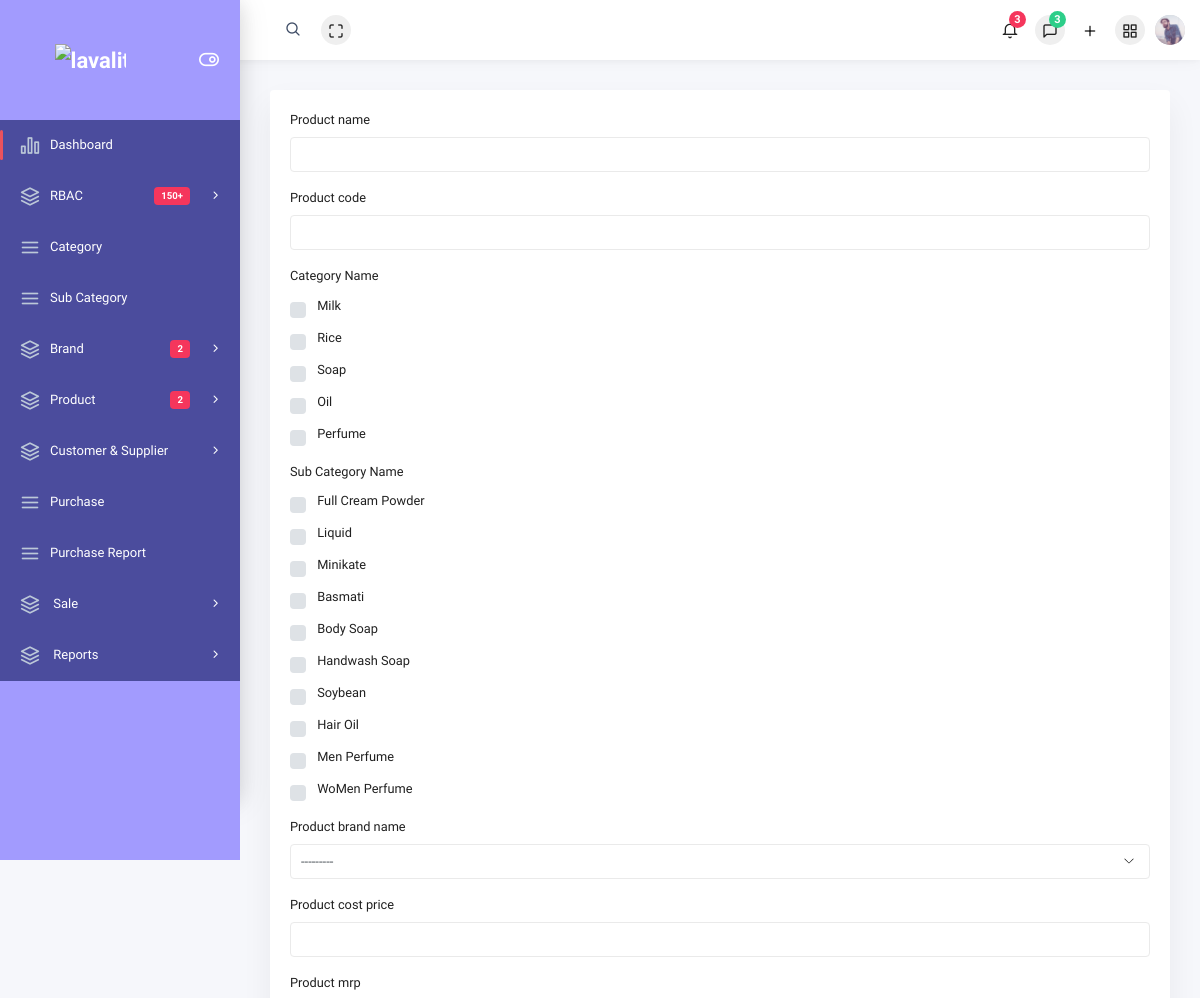
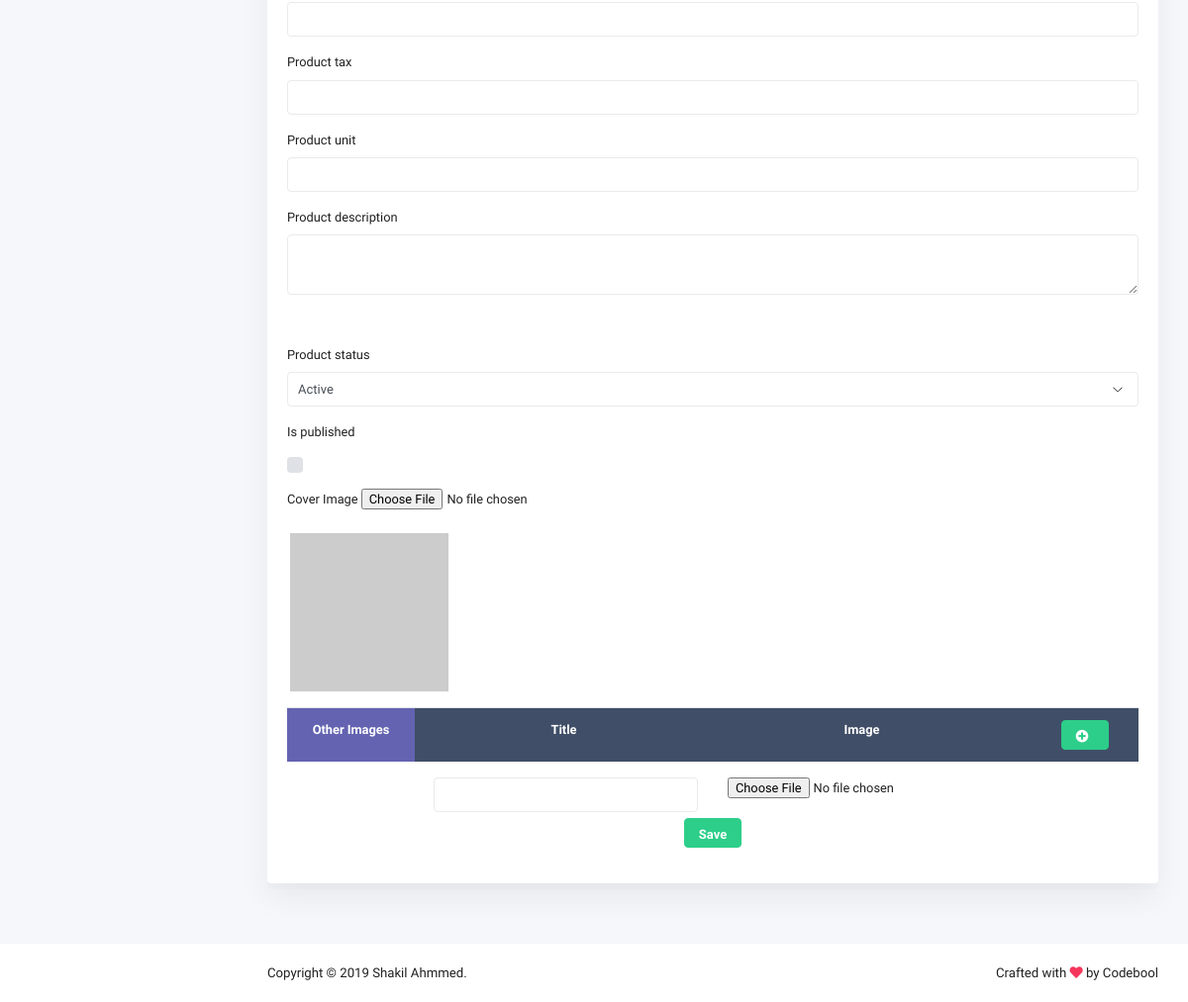
Screenshot of /backend/product_template (signed in) with the database file from the repository (2 pictures, top to bottom).
### backend/models.py (models this page shows, shortened)
class Category(models.Model):
    category_name = models.CharField(max_length=50, unique=True)
    category_code = models.IntegerField(unique=True)
    category_description = models.TextField()
    category_status = models.CharField(max_length=20)
    created_at = models.DateTimeField(auto_now_add=True)
    updated_at = models.DateTimeField(auto_now=True)

class SubCategory(models.Model):
    category_name = models.ForeignKey(Category, on_delete=models.CASCADE,default=1)
    sub_category_name = models.CharField(max_length=50, unique=True)
    sub_category_code = models.IntegerField(unique=True)
    sub_category_description = models.TextField()
    sub_category_status = models.CharField(max_length=20)
    created_at = models.DateTimeField(auto_now_add=True)
    updated_at = models.DateTimeField(auto_now=True)

### product_template/views.py (the view)
# urls.py: path('product_template', product_template_views.product_template, name="product_template"),
@login_required
def product_template(request):
    if request.method == 'POST':
        form = ProductTemplateForm(request.POST, request.FILES)
        if form.is_valid():
            new_data = form.save()
            product_category = request.POST.getlist('product_category[]')
            product_sub_category = request.POST.getlist('product_sub_category[]')
            product_image_title = request.POST.getlist('product_image_title[]', None)
            product_image_data = request.FILES.getlist('product_image_data[]', None)
            for product_category_data in product_category:
                category_data = get_object_or_404(Category, pk=product_category_data)
                category = ProductTemplateCategory()
                category.product_template_id = new_data.pk
                category.product_category = category_data
                category.save()
            for product_sub_category_data in product_sub_category:
                sub_category = ProductTemplateSubCategory()
                sub_category_data = get_object_or_404(SubCategory, pk=product_sub_category_data)
                sub_category.product_template_id = new_data.pk
                sub_category.product_sub_category = sub_category_data
                sub_category.save()
            if product_image_data and product_image_title:
                for i in range(len(product_image_title)):
                    other_images = ProductTemplateImages()
                    other_images.product_template = new_data
                    other_images.product_image_title = product_image_title[i]
                    other_images.product_image = product_image_data[i]
                    other_images.save()
            messages.success(request, 'New Product Template Created Successfully')
            return HttpResponseRedirect(reverse('product_template'))
    else:
        form = ProductTemplateForm()
    category = Category.objects.filter(category_status='Active')
    sub_category = SubCategory.objects.filter(sub_category_status='Active')
    context = {
        'form': form,
        'category': category,
        'sub_category': sub_category
    }
    return render(request, 'backend/Product/product_template.html', context)

### product_template/forms/product_template.py
class ProductTemplateForm(forms.ModelForm):
    class Meta:
        model = ProductTemplate
        fields = "__all__"
        brand = Company.objects.filter(company_status='Active')
        status_choice = (('Active', 'Active'), ('Inactive', 'Inactive'))
        widgets = {
            'product_name': forms.TextInput(attrs={'class': 'form-control'}),
            'product_code': forms.TextInput(attrs={'class': 'form-control'}),
            'product_brand_name': forms.Select(choices=brand, attrs={'class': 'form-control'}),
            'product_cost_price': forms.NumberInput(attrs={'class': 'form-control'}),
            'product_mrp': forms.NumberInput(attrs={'class': 'form-control'}),
            'product_tax': forms.NumberInput(attrs={'class': 'form-control'}),
            'product_unit': forms.TextInput(attrs={'class': 'form-control'}),
            'product_description': forms.Textarea(attrs={'class': 'form-control', 'rows': '2'}),
            'product_status': forms.Select(choices=status_choice, attrs={'class': 'form-control'}),
            'is_published': forms.CheckboxInput(attrs={'class': 'custom-control-input select_all_child'})
        }

### backend/models.py (called while the page is built)
    def __str__(self):
        return self.company_name

### pos_section/context_processors.py (called while the page is built)
def cart(request):
    return {'cart': Cart(request)}

### templates/backend/Product/product_template.html (shortened to what this page needs)
{% extends 'backend/index.html' %}
{% block maincontent %}
<div class="main-content">
                 <div class="col-md-12">
                                <div class="card">
                                    <div class="card-body">
                                        <form class="forms-sample" action="" method="POST" enctype="multipart/form-data">
                                            <div class="form-group">
                                                <label for="{{form.product_name.id_for_label}}">{{form.product_name.label}}</label>
                                                {{form.product_name}}
                                            </div>
                                             <div class="form-group">
                                                <label for="{{form.product_code.id_for_label}}">{{form.product_code.label}}</label>
                                                {{form.product_code}}
                                            </div>
                                            <div class="form-group">
                                                <label for="exampleCategoryName">Category Name</label>
                                                <div>
                                                {% for category_data in category %}
                                                    <label class="custom-control custom-checkbox">
                                                    <span class="custom-control-label">&nbsp;{{category_data.category_name}}</span>
                                                    </label>
                                                {% endfor %}
                                                </div>
                                            </div>
                                           <div class="form-group">
                                                <label for="exampleCategoryName">Sub Category Name</label>
                                                <div>
                                                {% for sub_category_value in sub_category %}
                                                <label class="custom-control custom-checkbox">
                                                    <span class="custom-control-label">&nbsp;{{sub_category_value.sub_category_name}}</span>
                                                </label>
                                                {% endfor %}
                                                </div>
                                            </div>
                                            <div class="form-group">
                                                <label for="{{form.product_brand_name.id_for_label}}">{{form.product_brand_name.label}}</label>
                                                {{form.product_brand_name}}
                                            </div>
                                            <div class="form-group">
                                                <label for="{{form.product_cost_price.id_for_label}}">{{form.product_cost_price.label}}</label>
                                                {{form.product_cost_price}}
                                            </div>
                                            <div class="form-group">
                                                <label for="{{form.product_mrp.id_for_label}}">{{form.product_mrp.label}}</label>
                                                {{form.product_mrp}}
                                            </div>
                                            <div class="form-group">
                                                <label for="{{form.product_tax.id_for_label}}">{{form.product_tax.label}}</label>
                                                {{form.product_tax}}
                                            </div>
                                            <div class="form-group">
                                                <label for="{{form.product_unit.id_for_label}}">{{form.product_unit.label}}</label>
                                                {{form.product_unit}}
                                            </div>
                                            <div class="form-group">
                                                <label for="{{form.product_description.id_for_label}}">{{form.product_description.label}}</label>
                                                {{form.product_description}}
                                            </div>
                                            <div class="form-group">
                                            </div>
                                            <div class="form-group">
                                                <label for="{{form.product_status.id_for_label}}">{{form.product_status.label}}</label>
                                                {{form.product_status}}
                                            </div>
                                             <div class="form-group">
                                                <label for="{{form.is_published.id_for_label}}">{{form.is_published.label}}</label>
                                                <div>
                                                     <label class="custom-control custom-checkbox">
                                                    <span class="custom-control-label">&nbsp;</span>
                                                </label>
                                                </div>
                                            </div>
                                            <div>
                                                <div class="form-group">
                                                <label for="exampleCoverImage">Cover Image</label>
                                                <input type="file" name="cover_image" id="inputFile">
                                                </div>
                                                <div class="form-group">
                                                    <img id="image_upload_preview" src="http://placehold.it/100x100" alt="your image" />
                                                </div>
                                            </div>
                         <div class="form-group">
                            <div>
                              <table class="table address">
                                <tr>
                                    <th style="background: #6363b1;width: 15%;">Other Images</th>
                                    <th style="width: 35%;">Title</th>
                                    <th style="width: 35%;">Image</th>
                                    <th><button class="add_field_button btn btn-success"><i class="fas fa-plus-circle"></i></button></th>
                                </tr>
                              </table>
                                <div class="input_fields_wrap">
                                  <div class="row">
                                        <div class="col-sm-2"></div>
                                        <div class="col-md-4">
                                            <input type="text" class="form-control" name="product_image_title[]">
                                        </div>
                                        <div class="col-md-4">
                                            <input type="file" name="product_image_data[]">
                                        </div>
                                        <div class="col-md-4"></div>
                                    </div>
                                </div>
                                <div class="text-center mt-5">
                                    <button class="btn btn-success">Save</button>
                                </div>
                            </div>
                        </div>
                                          </form>
                                    </div>
                                </div>
                            </div>
                </div>
{% endblock maincontent %}

### rows the page displays
Category: category_name "Milk"
Category: category_name "Rice"
Category: category_name "Soap"
Category: category_name "Oil"
Category: category_name "Perfume"
SubCategory: sub_category_name "Full Cream Powder"
SubCategory: sub_category_name "Liquid"
SubCategory: sub_category_name "Minikate"
SubCategory: sub_category_name "Basmati"
SubCategory: sub_category_name "Body Soap"
SubCategory: sub_category_name "Handwash Soap"
SubCategory: sub_category_name "Soybean"
SubCategory: sub_category_name "Hair Oil"
SubCategory: sub_category_name "Men Perfume"
SubCategory: sub_category_name "WoMen Perfume"
